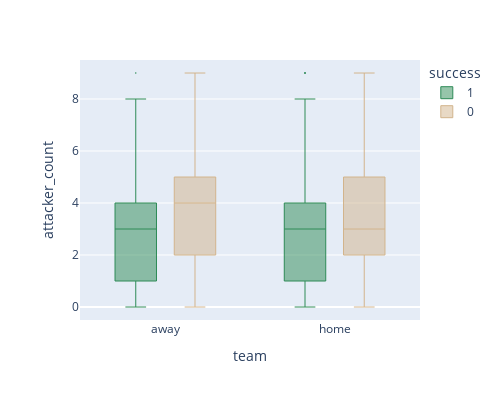

Notebook code cell kept with this figure:
### Code cell
fig = px.box(
    model_1_data,
    x="team",
    y="attacker_count",
    color="success",
    color_discrete_map={1: "seagreen", 0: "tan"}  # Map specific colors
)

# Update the quartile method and style
fig.update_traces(
    quartilemethod="exclusive", marker=dict(size=1.5),
    line_width=1  # Remove edge lines
)
fig.update_layout(
    width=500,  # Set the width
    height=400  # Set the height
)

# Show the plot
fig.show()

### Figure 1 — Plotly figure (JSON) as saved in the notebook; plotly's stock layout.template omitted (floating-point values rounded to 4 significant figures; data arrays with more than 128 entries replaced by an {"elided": "..."} marker saying what was removed)
{"data": [{"alignmentgroup": "True", "hovertemplate": "success=1<br>team=%{x}<br>attacker_count=%{y}<extra></extra>", "legendgroup": "1", "line": {"width": 1}, "marker": {"color": "seagreen", "size": 1.5}, "name": "1", "notched": false, "offsetgroup": "1", "orientation": "v", "quartilemethod": "exclusive", "showlegend": true, "type": "box", "x": {"elided": "3072 str values"}, "x0": " ", "xaxis": "x", "y": {"elided": "3072 int values"}, "y0": " ", "yaxis": "y"}, {"alignmentgroup": "True", "hovertemplate": "success=0<br>team=%{x}<br>attacker_count=%{y}<extra></extra>", "legendgroup": "0", "line": {"width": 1}, "marker": {"color": "tan", "size": 1.5}, "name": "0", "notched": false, "offsetgroup": "0", "orientation": "v", "quartilemethod": "exclusive", "showlegend": true, "type": "box", "x": {"elided": "2580 str values"}, "x0": " ", "xaxis": "x", "y": {"elided": "2580 int values"}, "y0": " ", "yaxis": "y"}], "layout": {"boxmode": "group", "height": 400, "legend": {"title": {"text": "success"}, "tracegroupgap": 0}, "margin": {"t": 60}, "width": 500, "xaxis": {"anchor": "y", "domain": [0, 1], "title": {"text": "team"}}, "yaxis": {"anchor": "x", "domain": [0, 1], "title": {"text": "attacker_count"}}}}
